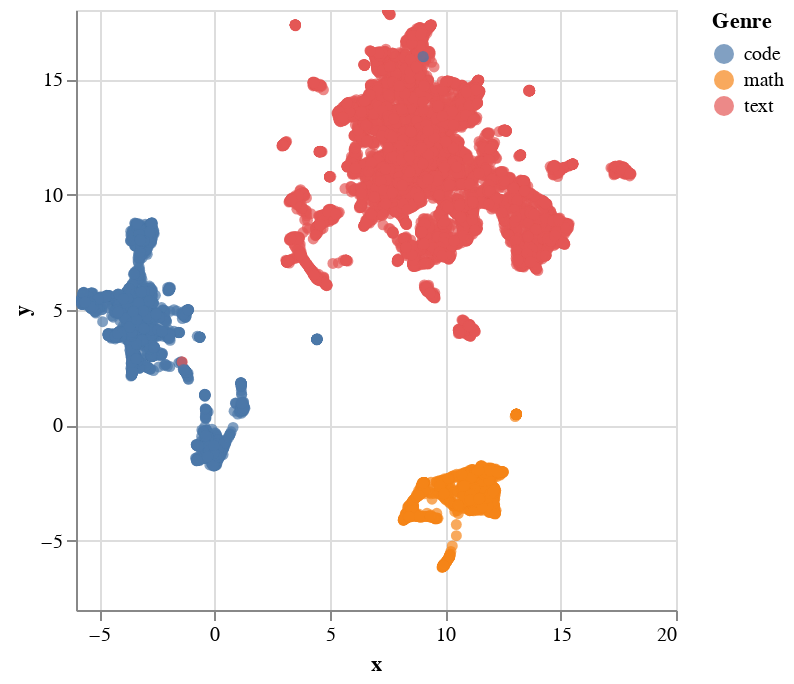

Notebook code cell kept with this figure:
### Code cell
alt.data_transformers.disable_max_rows()

chart = (
    alt.Chart(df_lsreft)
    .mark_circle(size=30)
    .encode(
        x=alt.X('x:Q'),
        y=alt.Y('y:Q'),
        color=alt.Color('genre:N', legend=alt.Legend(title="Genre")),
        tooltip=['concept:N', 'method:N', 'genre:N', 'id:N']  # fields that appear on hover
    )
    .interactive()  # Allows panning & zooming
)

chart  # Display in Jupyter

### Figure 1 — Vega-Lite specification as saved in the notebook (floating-point values rounded to 4 significant figures; data arrays with more than 128 entries replaced by an {"elided": "..."} marker saying what was removed)
{"config": {"view": {"continuousWidth": 300, "continuousHeight": 300}}, "data": {"name": "data-0ea290028a3648554cf27f224fc5e27b"}, "mark": {"type": "circle", "size": 30}, "encoding": {"color": {"field": "genre", "legend": {"title": "Genre"}, "type": "nominal"}, "tooltip": [{"field": "concept", "type": "nominal"}, {"field": "method", "type": "nominal"}, {"field": "genre", "type": "nominal"}, {"field": "id", "type": "nominal"}], "x": {"field": "x", "type": "quantitative"}, "y": {"field": "y", "type": "quantitative"}}, "params": [{"name": "param_1", "select": {"type": "interval", "encodings": ["x", "y"]}, "bind": "scales"}], "$schema": "https://vega.github.io/schema/vega-lite/v5.20.1.json", "datasets": {"data-0ea290028a3648554cf27f224fc5e27b": {"elided": "15581 records"}}}
